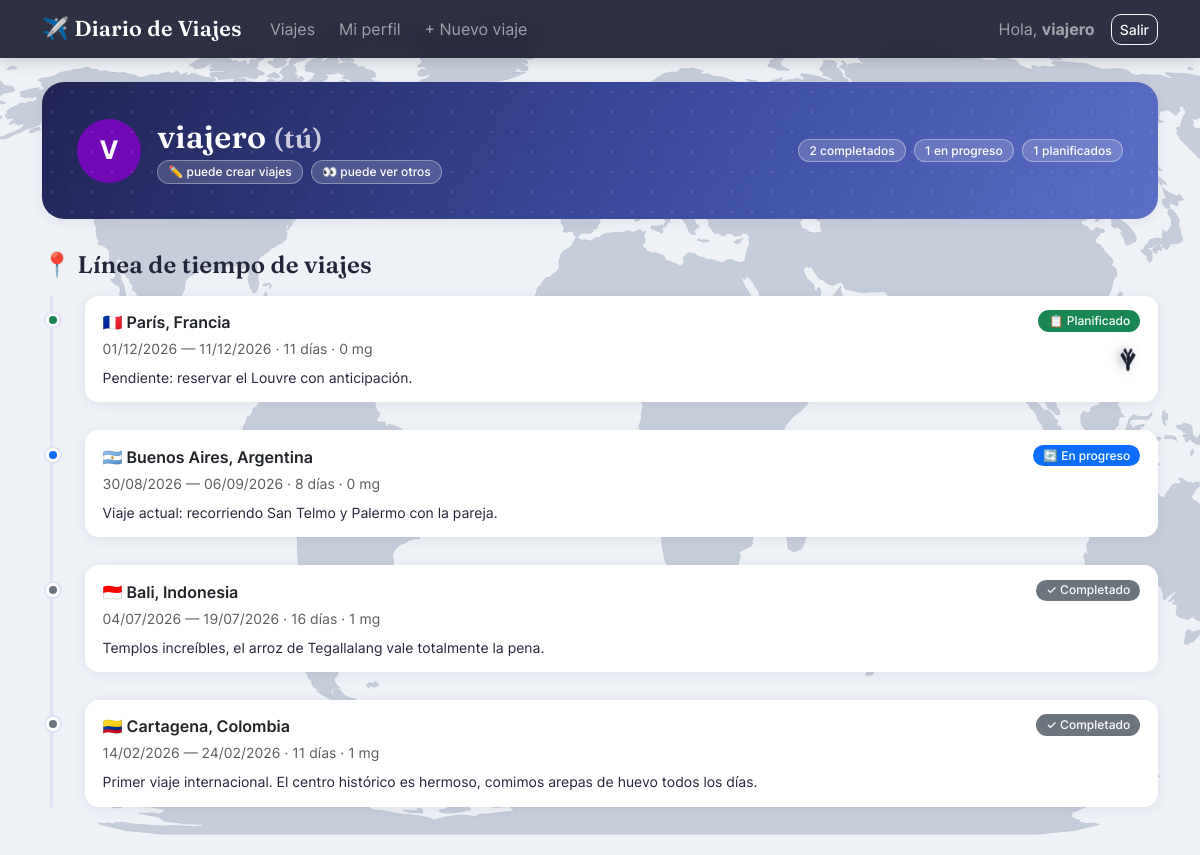
Page /perfil/ (signed in) on the committed database.
### viajes/models.py (models this page shows, shortened)
class Viaje(models.Model):
    COMPLETADO = "completado"
    EN_PROGRESO = "en_progreso"
    PLANIFICADO = "planificado"
    ESTADO_CHOICES = [
        (COMPLETADO, "Completado"),
        (EN_PROGRESO, "En progreso"),
        (PLANIFICADO, "Planificado"),
    ]
    propietario = models.ForeignKey(
        settings.AUTH_USER_MODEL,
        on_delete=models.CASCADE,
        related_name="viajes",
        verbose_name="Propietario",
    )
    destino = models.CharField(
        max_length=100,
        verbose_name="Destino",
        help_text='Ciudad o región, ej: "París", "Bali", "Cartagena".',
    )
    pais = models.CharField(max_length=100, verbose_name="País")
    fecha_inicio = models.DateField(verbose_name="Fecha de inicio")
    fecha_fin = models.DateField(
        verbose_name="Fecha de término",
        null=True,
        blank=True,
        help_text="Déjalo vacío si el viaje todavía no termina o es un plan a futuro.",
    )
    estado = models.CharField(
        max_length=15,
        choices=ESTADO_CHOICES,
        default=PLANIFICADO,
        editable=False,
        verbose_name="Estado",
    )
    notas = models.TextField(
        blank=True,
        verbose_name="Notas del viaje",
        help_text="Detalles, recuerdos o lo que quieras anotar sobre este viaje.",
    )
    creado = models.DateTimeField(auto_now_add=True)
    actualizado = models.DateTimeField(auto_now=True)
    class Meta:
        ordering = ["-fecha_inicio"]  # más reciente primero
        verbose_name = "Viaje"
        verbose_name_plural = "Viajes"
    def calcular_estado(self):
        hoy = timezone.localdate()
        if self.fecha_inicio > hoy:
            return self.PLANIFICADO
        if self.fecha_fin and self.fecha_fin < hoy:
            return self.COMPLETADO
        return self.EN_PROGRESO
    @property
    def duracion_dias(self):
        fin = self.fecha_fin or timezone.localdate()
        dias = (fin - self.fecha_inicio).days + 1
        return max(dias, 1)
    @property
    def total_mg(self):
        return self.mg.count()

### viajes/views.py (the view)
# urls.py: path("perfil/", views.perfil_usuario, name="mi_perfil"),
@login_required
def perfil_usuario(request, username=None):
    usuario_visto = request.user if username is None else get_object_or_404(User, username=username)
    perfil_solicitante = _perfil_de(request.user)
    perfil_visto = _perfil_de(usuario_visto)
    es_propio = usuario_visto.id == request.user.id
    if not es_propio and not perfil_solicitante.puede_ver_otros:
        messages.warning(request, "No tienes permiso para ver el perfil de otros usuarios.")
        return redirect("lista_viajes")
    _refrescar_estados()
    viajes = Viaje.objects.filter(propietario=usuario_visto)
    contexto = {
        "usuario_visto": usuario_visto,
        "perfil_visto": perfil_visto,
        "es_propio": es_propio,
        "viajes": viajes,
        "total_completados": viajes.filter(estado=Viaje.COMPLETADO).count(),
        "total_en_progreso": viajes.filter(estado=Viaje.EN_PROGRESO).count(),
        "total_planificados": viajes.filter(estado=Viaje.PLANIFICADO).count(),
    }
    return render(request, "viajes/perfil.html", contexto)

### viajes/templatetags/viajes_extras.py (called while the page is built)
def _normalizar(texto):
    texto = texto.strip().lower()
    return "".join(
        c for c in unicodedata.normalize("NFD", texto) if unicodedata.category(c) != "Mn"
    )

@register.filter
def bandera(pais):
    if not pais:
        return "🌍"
    return _BANDERAS.get(_normalizar(pais), "🌍")

@register.filter
def color_avatar(username):
    if not username:
        return _PALETA_AVATAR[0]
    indice = sum(ord(c) for c in username) % len(_PALETA_AVATAR)
    return _PALETA_AVATAR[indice]

@register.filter
def inicial(username):
    return username[0].upper() if username else "?"

### viajes/views.py (called while the page is built)
def _refrescar_estados():
    for viaje in Viaje.objects.all():
        nuevo_estado = viaje.calcular_estado()
        if nuevo_estado != viaje.estado:
            Viaje.objects.filter(pk=viaje.pk).update(estado=nuevo_estado)

def _perfil_de(usuario):
    perfil, _ = PerfilUsuario.objects.get_or_create(usuario=usuario)
    return perfil

### viajes/templates/viajes/perfil.html (shortened to what this page needs)
{% extends "viajes/base.html" %}
{% load viajes_extras %}
{% block contenido %}
<div class="encabezado-perfil d-flex justify-content-between align-items-center flex-wrap gap-3">
    <div class="d-flex align-items-center gap-3">
        <span class="avatar-circulo grande" style="background-color: {{ usuario_visto.username|color_avatar }}">
            {{ usuario_visto.username|inicial }}
        </span>
        <div>
            <h2 class="mb-1">{{ usuario_visto.username }}{% if es_propio %} <small class="opacity-75">(tú)</small>{% endif %}</h2>
            <div class="d-flex gap-2 flex-wrap">
                {% if perfil_visto.puede_crear_viajes %}<span class="badge">✏️ puede crear viajes</span>{% endif %}
                {% if perfil_visto.puede_ver_otros %}<span class="badge">👀 puede ver otros</span>{% endif %}
            </div>
        </div>
    </div>
    <div class="d-flex gap-2">
        <span class="badge badge-completado">{{ total_completados }} completados</span>
        <span class="badge badge-en_progreso">{{ total_en_progreso }} en progreso</span>
        <span class="badge badge-planificado">{{ total_planificados }} planificados</span>
    </div>
</div>
<h4 class="mb-3">📍 Línea de tiempo de viajes</h4>
{% if viajes %}
<div class="timeline mt-3">
    {% for viaje in viajes %}
    <div class="timeline-item {{ viaje.estado }}">
        <div class="d-flex justify-content-between align-items-start flex-wrap gap-2">
            <a class="text-decoration-none text-dark fw-semibold" href="{% url 'detalle_viaje' viaje.pk %}">
                {{ viaje.pais|bandera }} {{ viaje.destino }}, {{ viaje.pais }}
            </a>
            <span class="badge badge-{{ viaje.estado }}">
                {% if viaje.estado == 'completado' %}✓ Completado{% elif viaje.estado == 'en_progreso' %}🔄 En progreso{% else %}📋 Planificado{% endif %}
            </span>
        </div>
        <div class="text-muted small mt-1">
            {{ viaje.fecha_inicio|date:"d/m/Y" }}
            {% if viaje.fecha_fin %} — {{ viaje.fecha_fin|date:"d/m/Y" }}{% endif %}
            · {{ viaje.duracion_dias }} día{{ viaje.duracion_dias|pluralize }}
            · {{ viaje.total_mg }} mg
        </div>
        {% if viaje.notas %}
        <p class="mb-0 mt-2 small">{{ viaje.notas|truncatewords:20 }}</p>
        {% endif %}
    </div>
    {% endfor %}
</div>
{% else %}
<p class="text-muted">Todavía no hay viajes registrados.</p>
{% endif %}
{% endblock %}

### viajes/templates/viajes/base.html (shortened to what this page needs)
{% load static %}
<!DOCTYPE html>
<html lang="es">
<head>
    <link href="{% static 'viajes/vendor/bootstrap/css/bootstrap.min.css' %}" rel="stylesheet">
    <link rel="stylesheet" href="{% static 'viajes/css/style.css' %}">
</head>
<body>
<div class="mapa-fondo" aria-hidden="true"></div>
<nav class="navbar navbar-expand-lg navbar-dark bg-dark mb-4">
    <div class="container">
        <a class="navbar-brand" href="{% url 'lista_viajes' %}">✈️ Diario de Viajes</a>
        <div class="collapse navbar-collapse" id="navbarNav">
            {% if user.is_authenticated %}
            <ul class="navbar-nav me-auto">
                <li class="nav-item"><a class="nav-link" href="{% url 'lista_viajes' %}">Viajes</a></li>
                <li class="nav-item"><a class="nav-link" href="{% url 'mi_perfil' %}">Mi perfil</a></li>
                {% if user.perfil.puede_crear_viajes %}
                <li class="nav-item"><a class="nav-link" href="{% url 'crear_viaje' %}">+ Nuevo viaje</a></li>
                {% endif %}
            </ul>
            <span class="navbar-text me-3">
                Hola, <strong>{{ user.username }}</strong>
            </span>
            <form action="{% url 'logout' %}" method="post" class="d-flex">
                <button class="btn btn-outline-light btn-sm" type="submit">Salir</button>
            </form>
            {% else %}
            <ul class="navbar-nav ms-auto">
                <li class="nav-item"><a class="nav-link" href="{% url 'login' %}">Ingresar</a></li>
                <li class="nav-item"><a class="nav-link" href="{% url 'registro' %}">Crear cuenta</a></li>
            </ul>
            {% endif %}
        </div>
    </div>
</nav>
<div class="container mb-5">
    {% block contenido %}{% endblock %}
</div>
</body>
</html>

### viajes/static/viajes/css/style.css (style rules this page uses)
:root { --fuente-titulos: "Fraunces", "Georgia", serif; --fuente-texto: "Inter", -apple-system, "Segoe UI", Roboto, sans-serif; --color-primario: #3a86ff; --color-primario-oscuro: #2a5fc9; --sombra-suave: 0 2px 14px rgba(35, 39, 82, 0.07); --sombra-hover: 0 14px 30px rgba(35, 39, 82, 0.14); }
html { scroll-behavior: smooth; }
body { font-family: var(--fuente-texto); color: #23263a; min-height: 100vh; background-color: #eef1f6; background-attachment: fixed; }
.mapa-fondo { position: fixed; inset: 0; z-index: -2; background-color: #eef1f6; background-image: url("../img/mapa-mundo.svg"); background-size: cover; background-position: center; pointer-events: none; }
:root { --ruta-vuelo: ellipse(44vw 40vh at 50vw 45vh); --duracion-vuelo: 34s; }
h1, h2, h3, h4, h5, .navbar-brand { font-family: var(--fuente-titulos); font-weight: 600; letter-spacing: 0.2px; }
.navbar { background: rgba(20, 22, 43, 0.88) !important; backdrop-filter: blur(10px); -webkit-backdrop-filter: blur(10px); box-shadow: 0 2px 16px rgba(0, 0, 0, 0.18); }
.navbar-brand { font-size: 1.35rem; letter-spacing: 0.3px; }
.navbar .nav-link { font-family: var(--fuente-texto); border-radius: 8px; padding: 0.4rem 0.75rem !important; transition: background-color 0.15s ease; }
.badge-completado { background-color: #6c757d; }
.badge-en_progreso { background-color: #0d6efd; }
.badge-planificado { background-color: #198754; }
.badge { border-radius: 999px; font-weight: 500; padding: 0.4em 0.85em; }
.avatar-circulo { display: inline-flex; align-items: center; justify-content: center; width: 2.1rem; height: 2.1rem; border-radius: 50%; color: #fff; font-weight: 700; font-size: 0.9rem; flex-shrink: 0; font-family: var(--fuente-texto); }
.avatar-circulo.grande { width: 4rem; height: 4rem; font-size: 1.6rem; }
.encabezado-perfil { background: linear-gradient(120deg, #202353 0%, #3a4b9e 55%, #5c6fc7 100%); color: #fff; border-radius: 22px; padding: 2.2rem; margin-bottom: 2rem; box-shadow: var(--sombra-suave); position: relative; overflow: hidden; }
.encabezado-perfil::after { content: ""; position: absolute; inset: 0; background-image: radial-gradient(rgba(255, 255, 255, 0.12) 1.5px, transparent 1.5px); background-size: 20px 20px; pointer-events: none; }
.encabezado-perfil > * { position: relative; }
.encabezado-perfil .badge { background-color: rgba(255, 255, 255, 0.16); border: 1px solid rgba(255, 255, 255, 0.35); }
.timeline { position: relative; border-left: 3px solid #dfe3f3; padding-left: 2rem; margin-left: 0.5rem; }
.timeline-item { position: relative; margin-bottom: 1.75rem; background: #fff; border-radius: 14px; padding: 0.9rem 1.1rem; box-shadow: var(--sombra-suave); transition: transform 0.15s ease, box-shadow 0.15s ease; }
.timeline-item::before { content: ""; position: absolute; left: -2.44rem; top: 1.1rem; width: 14px; height: 14px; border-radius: 50%; background: var(--color-primario); border: 3px solid #fff; box-shadow: 0 0 0 2px #dfe3f3; }
.timeline-item.completado::before { background: #6c757d; }
.timeline-item.en_progreso::before { background: #0d6efd; }
.timeline-item.planificado::before { background: #198754; }
.btn { border-radius: 10px; font-family: var(--fuente-texto); font-weight: 500; }

### rows in the picture
Viaje: pais|bandera "🇫🇷", destino "París", pais "Francia", estado "📋 Planificado", fecha_inicio "01/12/2026", fecha_fin "11/12/2026", duracion_dias "11", total_mg "0", notas "Pendiente: reservar el Louvre con anticipación."
Viaje: pais|bandera "🇦🇷", destino "Buenos Aires", pais "Argentina", estado "🔄 En progreso", fecha_inicio "30/08/2026", fecha_fin "06/09/2026", duracion_dias "8", total_mg "0", notas "Viaje actual: recorriendo San Telmo y Palermo con la pareja."
Viaje: pais|bandera "🇮🇩", destino "Bali", pais "Indonesia", estado "✓ Completado", fecha_inicio "04/07/2026", fecha_fin "19/07/2026", duracion_dias "16", total_mg "1", notas "Templos increíbles, el arroz de Tegallalang vale totalmente la pena."
Viaje: pais|bandera "🇨🇴", destino "Cartagena", pais "Colombia", estado "✓ Completado", fecha_inicio "14/02/2026", fecha_fin "24/02/2026", duracion_dias "11", total_mg "1", notas "Primer viaje internacional. El centro histórico es hermoso, comimos arepas de huevo todos los días."

### other values in the picture
{{ user.username }} "viajero"
{{ usuario_visto.username|inicial }} "V"
{{ usuario_visto.username }} "viajero"
{{ total_completados }} "2"
{{ total_en_progreso }} "1"
{{ total_planificados }} "1"
